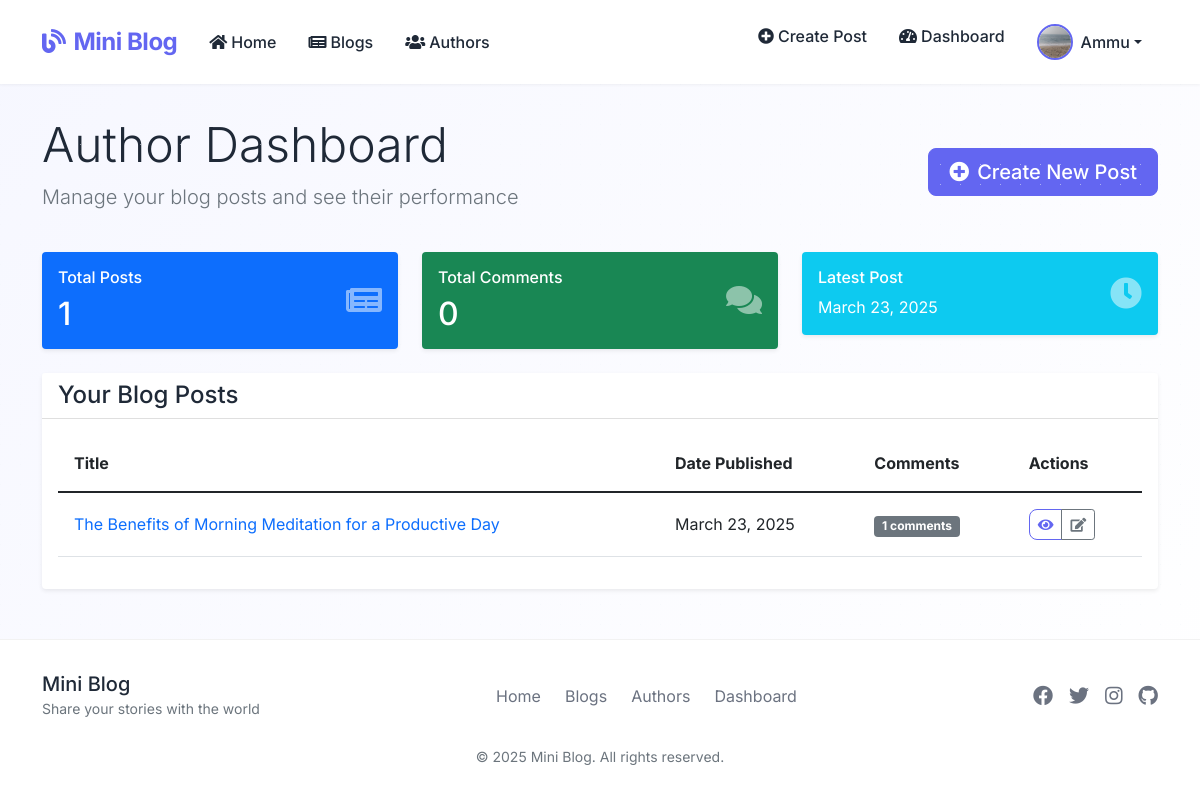
The app's page /dashboard/ (signed in) with its own data.
### app/models.py (models this page shows, shortened)
class Author(models.Model):
    user = models.OneToOneField(User, on_delete=models.CASCADE)
    bio = models.TextField(max_length=500, help_text="Enter your biography", blank=True)
    profile_picture = models.ImageField(upload_to='profile_pics/', default='profile_pics/default.png')

class Blog(models.Model):
    title = models.CharField(max_length=200)
    author = models.ForeignKey(Author, on_delete=models.CASCADE)
    content = models.TextField(help_text="Write your blog content here")
    post_date = models.DateTimeField(default=timezone.now)
    likes = models.ManyToManyField(User, through='Like', related_name='liked_posts')
    class Meta:
        ordering = ['-post_date']

### app/views.py (the view)
# urls.py: path('dashboard/', views.AuthorDashboardView.as_view(), name='author-dashboard'),
@method_decorator(login_required, name='dispatch')
class AuthorDashboardView(generic.TemplateView):
    template_name = 'app/author_dashboard.html'
    def get_context_data(self, **kwargs):
        context = super().get_context_data(**kwargs)
        author = Author.objects.get(user=self.request.user)
        context['blogs'] = Blog.objects.filter(author=author).order_by('-post_date')
        return context

### app/templates/app/author_dashboard.html (shortened to what this page needs)
{% extends "app/base.html" %}
{% block content %}
<div class="container">
    <div class="row mb-4">
        <div class="col-md-8">
            <h1 class="display-5">Author Dashboard</h1>
            <p class="lead text-muted">Manage your blog posts and see their performance</p>
        </div>
        <div class="col-md-4 text-md-end d-flex align-items-center justify-content-md-end">
            <a href="{% url 'app:blog-create' %}" class="btn btn-primary btn-lg">
                <i class="fas fa-plus-circle me-2"></i>Create New Post
            </a>
        </div>
    </div>
    <div class="row mb-4">
        <div class="col-md-4">
            <div class="card bg-primary text-white">
                <div class="card-body">
                    <div class="d-flex justify-content-between align-items-center">
                        <div>
                            <h6 class="card-title mb-0">Total Posts</h6>
                            <h2 class="mt-2 mb-0">{{ blogs|length }}</h2>
                        </div>
                        <i class="fas fa-newspaper fa-2x opacity-50"></i>
                    </div>
                </div>
            </div>
        </div>
        <div class="col-md-4">
            <div class="card bg-success text-white">
                <div class="card-body">
                    <div class="d-flex justify-content-between align-items-center">
                        <div>
                            <h6 class="card-title mb-0">Total Comments</h6>
                            <h2 class="mt-2 mb-0">
                                {% with total_comments=0 %}
                                    {{ total_comments }}
                                {% endwith %}
                            </h2>
                        </div>
                        <i class="fas fa-comments fa-2x opacity-50"></i>
                    </div>
                </div>
            </div>
        </div>
        <div class="col-md-4">
            <div class="card bg-info text-white">
                <div class="card-body">
                    <div class="d-flex justify-content-between align-items-center">
                        <div>
                            <h6 class="card-title mb-0">Latest Post</h6>
                            <p class="mt-2 mb-0">
                                {% if blogs %}
                                    {{ blogs.0.post_date|date:"F d, Y" }}
                                {% else %}
                                    No posts yet
                                {% endif %}
                            </p>
                        </div>
                        <i class="fas fa-clock fa-2x opacity-50"></i>
                    </div>
                </div>
            </div>
        </div>
    </div>
    <div class="card">
        <div class="card-header bg-white">
            <h2 class="h4 mb-0">Your Blog Posts</h2>
        </div>
        <div class="card-body">
            {% if blogs %}
                <div class="table-responsive">
                    <table class="table table-hover align-middle">
                        <thead>
                            <tr>
                                <th>Title</th>
                                <th>Date Published</th>
                                <th>Comments</th>
                                <th>Actions</th>
                            </tr>
                        </thead>
                        <tbody>
                            {% for blog in blogs %}
                            <tr>
                                <td>
                                    <a href="{% url 'app:blog-detail' blog.pk %}" class="text-decoration-none">
                                        {{ blog.title }}
                                    </a>
                                </td>
                                <td>{{ blog.post_date|date:"F d, Y" }}</td>
                                <td>
                                    <span class="badge bg-secondary">
                                        {{ blog.comment_set.count }} comments
                                    </span>
                                </td>
                                <td>
                                    <div class="btn-group">
                                        <a href="{% url 'app:blog-detail' blog.pk %}" class="btn btn-sm btn-outline-primary">
                                            <i class="fas fa-eye"></i>
                                        </a>
                                        <a href="#" class="btn btn-sm btn-outline-secondary">
                                            <i class="fas fa-edit"></i>
                                        </a>
                                    </div>
                                </td>
                            </tr>
                            {% endfor %}
                        </tbody>
                    </table>
                </div>
            {% endif %}
        </div>
    </div>
</div>
{% endblock %}

### app/templates/app/base.html (shortened to what this page needs)
<!DOCTYPE html>
<html lang="en">
<head>
    <link href="https://cdn.jsdelivr.net/npm/bootstrap@5.1.3/dist/css/bootstrap.min.css" rel="stylesheet">
    <link href="https://cdnjs.cloudflare.com/ajax/libs/font-awesome/5.15.4/css/all.min.css" rel="stylesheet">
</head>
<body>
    <nav class="navbar navbar-expand-lg navbar-light sticky-top">
        <div class="container">
            <a class="navbar-brand" href="{% url 'app:index' %}">
                <i class="fas fa-blog me-2"></i>Mini Blog
            </a>
            <div class="collapse navbar-collapse" id="navbarNav">
                <ul class="navbar-nav me-auto">
                    <li class="nav-item">
                        <a class="nav-link" href="{% url 'app:index' %}">
                            <i class="fas fa-home me-1"></i>Home
                        </a>
                    </li>
                    <li class="nav-item">
                        <a class="nav-link" href="{% url 'app:blog-list' %}">
                            <i class="fas fa-newspaper me-1"></i>Blogs
                        </a>
                    </li>
                    <li class="nav-item">
                        <a class="nav-link" href="{% url 'app:author-list' %}">
                            <i class="fas fa-users me-1"></i>Authors
                        </a>
                    </li>
                </ul>
                <ul class="navbar-nav">
                    {% if user.is_authenticated %}
                    <li class="nav-item">
                        <a class="nav-link" href="{% url 'app:blog-create' %}">
                            <i class="fas fa-plus-circle me-1"></i>Create Post
                        </a>
                    </li>
                    <li class="nav-item">
                        <a class="nav-link" href="{% url 'app:author-dashboard' %}">
                            <i class="fas fa-tachometer-alt me-1"></i>Dashboard
                        </a>
                    </li>
                    <li class="nav-item dropdown">
                        <a class="nav-link dropdown-toggle d-flex align-items-center" href="#" id="navbarDropdown" role="button" data-bs-toggle="dropdown">
                            <img src="{{ user.author.profile_picture.url }}" alt="Profile" class="nav-profile-img me-2">
                            {{ user.username }}
                        </a>
                    </li>
                    {% endif %}
                </ul>
            </div>
        </div>
    </nav>
    <main class="main-content">
        {% block content %}{% endblock %}
    </main>
    <footer class="footer">
        <div class="container">
            <div class="footer-content">
                <div class="footer-brand">
                    <h5 class="mb-0">Mini Blog</h5>
                    <small class="text-muted">Share your stories with the world</small>
                </div>
                <ul class="footer-links">
                    <li><a href="{% url 'app:index' %}">Home</a></li>
                    <li><a href="{% url 'app:blog-list' %}">Blogs</a></li>
                    <li><a href="{% url 'app:author-list' %}">Authors</a></li>
                    {% if user.is_authenticated %}
                    <li><a href="{% url 'app:author-dashboard' %}">Dashboard</a></li>
                    {% endif %}
                </ul>
                <div class="footer-social">
                    <a href="#" title="Facebook"><i class="fab fa-facebook"></i></a>
                    <a href="#" title="Twitter"><i class="fab fa-twitter"></i></a>
                    <a href="#" title="Instagram"><i class="fab fa-instagram"></i></a>
                    <a href="#" title="GitHub"><i class="fab fa-github"></i></a>
                </div>
            </div>
            <div class="text-center mt-4">
                <small class="text-muted">&copy; {% now "Y" %} Mini Blog. All rights reserved.</small>
            </div>
        </div>
    </footer>
</body>
</html>

### app/templates/app/base.html (style rules this page uses)
:root { --primary-color: #6366f1; --primary-rgb: 99, 102, 241; --secondary-color: #4f46e5; --text-primary: #1f2937; --text-secondary: #6b7280; --background-soft: #f3f4f6; --background-gradient: linear-gradient(135deg, #f6f7ff 0%, #ffffff 100%); }
body { font-family: 'Inter', system-ui, -apple-system, "Segoe UI", Roboto, "Helvetica Neue", Arial, sans-serif; color: var(--text-primary); line-height: 1.5; background: var(--background-gradient); min-height: 100vh; display: flex; flex-direction: column; }
.navbar { background: rgba(255, 255, 255, 0.95); backdrop-filter: blur(10px); box-shadow: 0 1px 3px rgba(0, 0, 0, 0.05); padding: 1rem 0; position: sticky; top: 0; z-index: 1000; }
.navbar-brand { font-weight: 700; font-size: 1.5rem; color: var(--primary-color) !important; letter-spacing: -0.5px; }
.nav-link { color: var(--text-primary) !important; font-weight: 500; padding: 0.5rem 1rem !important; border-radius: 0.5rem; transition: all 0.3s ease; }
.btn-primary { background-color: var(--primary-color); border-color: var(--primary-color); padding: 0.5rem 1.25rem; font-weight: 500; border-radius: 0.5rem; transition: all 0.3s ease; }
.btn-outline-primary { color: var(--primary-color); border-color: var(--primary-color); padding: 0.5rem 1.25rem; font-weight: 500; border-radius: 0.5rem; transition: all 0.3s ease; }
.nav-profile-img { width: 36px; height: 36px; border-radius: 50%; object-fit: cover; border: 2px solid var(--primary-color); transition: transform 0.3s ease; }
.main-content { flex: 1; padding: 2rem 0; position: relative; }
.main-content::before { content: ''; position: absolute; top: 0; left: 0; right: 0; bottom: 0; opacity: 0.5; pointer-events: none; }
.footer { background: rgba(255, 255, 255, 0.95); backdrop-filter: blur(10px); padding: 2rem 0; margin-top: auto; border-top: 1px solid rgba(0, 0, 0, 0.05); }
.footer-content { display: flex; justify-content: space-between; align-items: center; }
.footer-links { list-style: none; padding: 0; margin: 0; display: flex; gap: 1.5rem; }
.footer-links a { color: var(--text-secondary); text-decoration: none; transition: color 0.3s ease; }
.footer-social { display: flex; gap: 1rem; }
.footer-social a { color: var(--text-secondary); font-size: 1.25rem; transition: all 0.3s ease; }

### app/templates/app/author_dashboard.html (style rules this page uses)
.card { border: none; box-shadow: 0 0.125rem 0.25rem rgba(0, 0, 0, 0.075); }
.table > :not(caption) > * > * { padding: 1rem; }
.btn-group .btn { padding: 0.25rem 0.5rem; }

### records on screen
Blog: post_date "March 23, 2025", title "The Benefits of Morning Meditation for a Productive Day", comment_set.count "1"

### other values on screen
{{ user.username }} "Ammu"
{{ blogs|length }} "1"
{{ total_comments }} "0"
